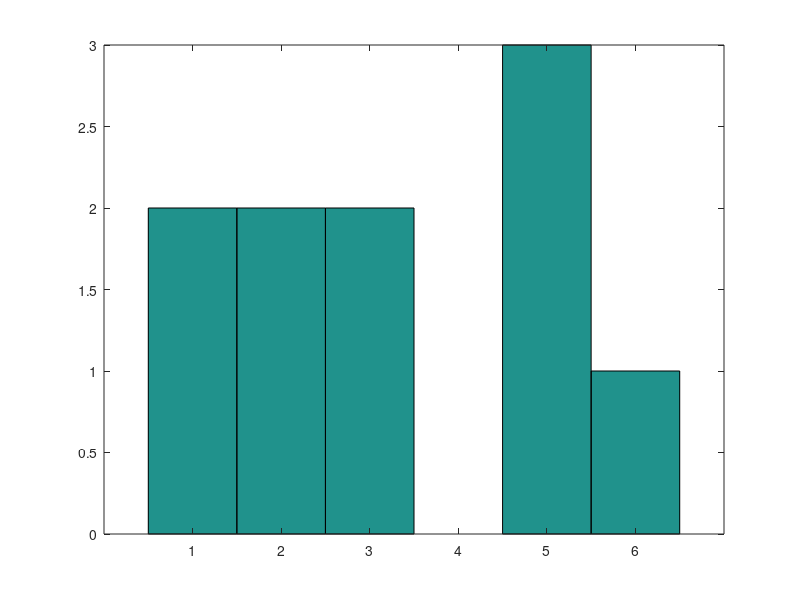

Recreate this plot in MATLAB.
%Brandon Ramirez Lopez
%ME 203
clc,clear all,format compact
%%
x=1:6;
y=[1 22 50 62 97 110];
P=polyfit(x,y,1);
y1=polyval(P,x);
plot(x,y,'o',x,y1,'g')
rms(y1)
%%
x=0:5;
T1=[0 20 60 68 77 110];
T2=[0 25 62 67 82 103];
T3=[0 52 90 91 93 96];
i1=interp1(x,T1,3.6)
i2=interp1(x,T2,3.6)
i3=interp1(x,T3,3.6)
%%
r1=ceil(6*rand(1,10))
xc=[1 2 3 4 5 6];
hist(r1,xc)